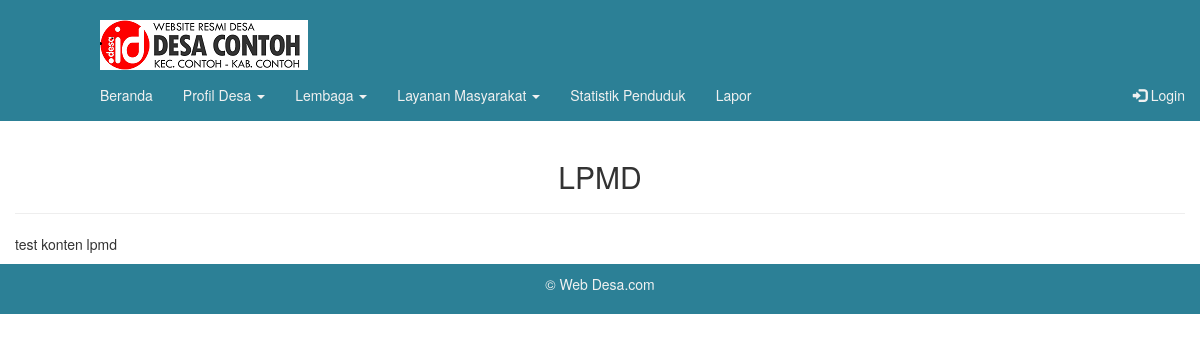
/index.php/lpmd, run on an earlier commit of the app's database.
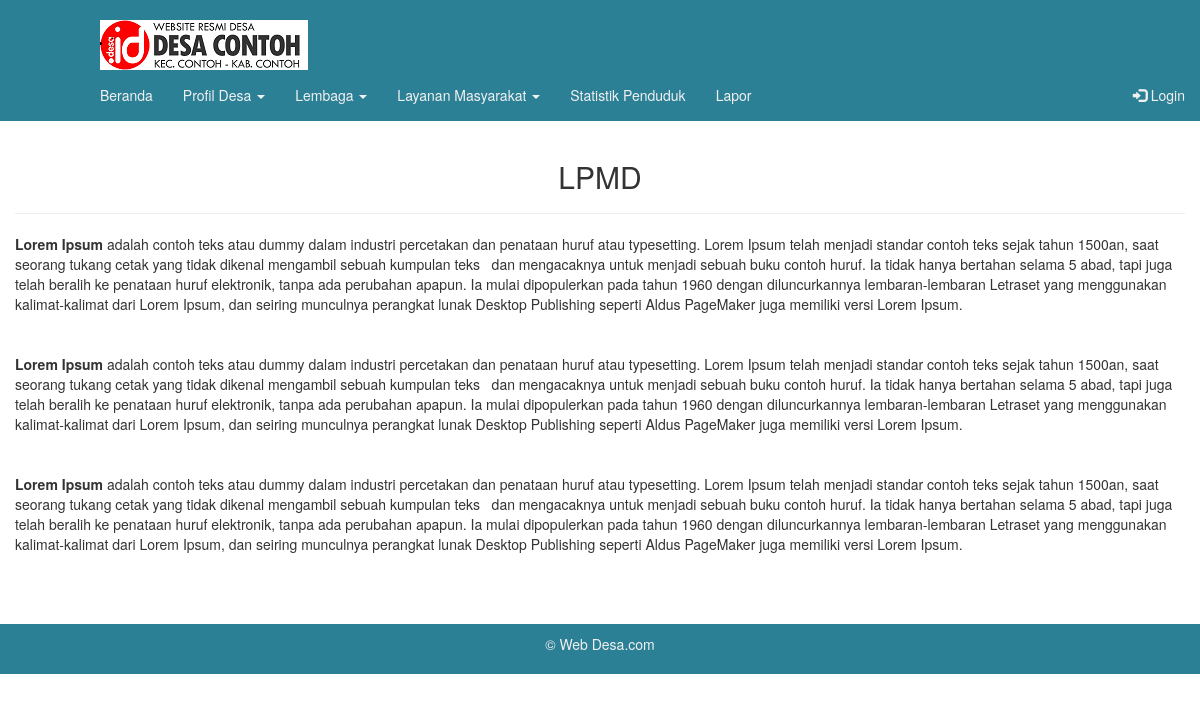
And on a later commit of the database.
### tables this page shows
CREATE TABLE IF NOT EXISTS `konten` (
  `id` int(11) NOT NULL,
  `jenis` varchar(255) NOT NULL,
  `isi` text NOT NULL
);

### application/views/userlayout/konten.php (called while the page is built, shortened)
<?php
if($isi){
	$this->load->view($isi);
}

### application/views/userlayout/wrapper.php (called while the page is built)
<?php
require_once('head.php');
require_once('header.php');
require_once('konten.php');
require_once('footer.php');

### application/controllers/Lpmd.php (called while the page is built)
<?php if ( ! defined('BASEPATH')) exit('No direct script access allowed');
class Lpmd extends CI_Controller {
	public function index() {
		$data=array('title'=>'LPMD',
					'isi'  =>'userpages/lpmd/lpmd'
						);
		$data['record']	= $this->m_global->get_data_all('konten', null, ['jenis'=>'lpmd']);
		$this->load->view('userlayout/wrapper',$data);
	}
}

### index.php (called while the page is built, shortened)
<?php
require_once BASEPATH.'core/CodeIgniter.php';

### application/models/M_global.php (called while the page is built, shortened)
<?php if ( ! defined('BASEPATH')) exit('No direct script access allowed');
class M_global extends CI_Model {
	public function __construct(){
		$this->db->query("SET time_zone='+07:00'");
	}
	public function get_data_all( $table, $join = NULL, $where = NULL, $select = '*', $where_e = NULL, $order = NULL, $start = 0, $tampil = NULL, $group = NULL, $array = null )
	{
		if ( is_array($select))
		{
			$this->db->select( $select[0], $select[1] )->from($table);
		}
			else
		{
			$this->db->select($select)->from($table);
		}
		$query  = $this->db->get();
		( ! is_null( $array )
			? $result = $query->result_array()
			: $result = $query->result()
		);
		return $result;
	}
}

### application/views/userpages/lpmd/lpmd.php (the view)
<div class="konten">
  <div class="container">
    <div class="row">
    <center><h2>LPMD</h2></center>
    <hr>
   		<?=$record[0]->isi; ?>
    </div>
  </div>
</div>

What changed in the data, as far as the page shows it:
changed konten: isi "test konten lpmd" → "Lorem Ipsum adalah contoh teks atau dummy dalam industri percetakan dan penataan huruf atau typesetting. Lorem Ipsum telah menjadi standar contoh teks sejak tahun 1500an, saat seorang tukang cetak yang tidak dikenal mengambil sebuah kumpulan teks dan mengacaknya untuk menjadi sebuah buku contoh huruf. Ia tidak hanya bertahan selama 5 abad, tapi juga telah beralih ke penataan huruf elektronik, tanpa ada perubahan apapun. Ia mulai dipopulerkan pada tahun 1960 dengan diluncurkannya lembaran-lembaran Letraset yang menggunakan kalimat-kalimat dari Lorem Ipsum, dan seiring munculnya perangkat lunak Desktop Publishing seperti Aldus PageMaker juga memiliki versi Lorem Ipsum. Lorem Ipsum adalah…"
